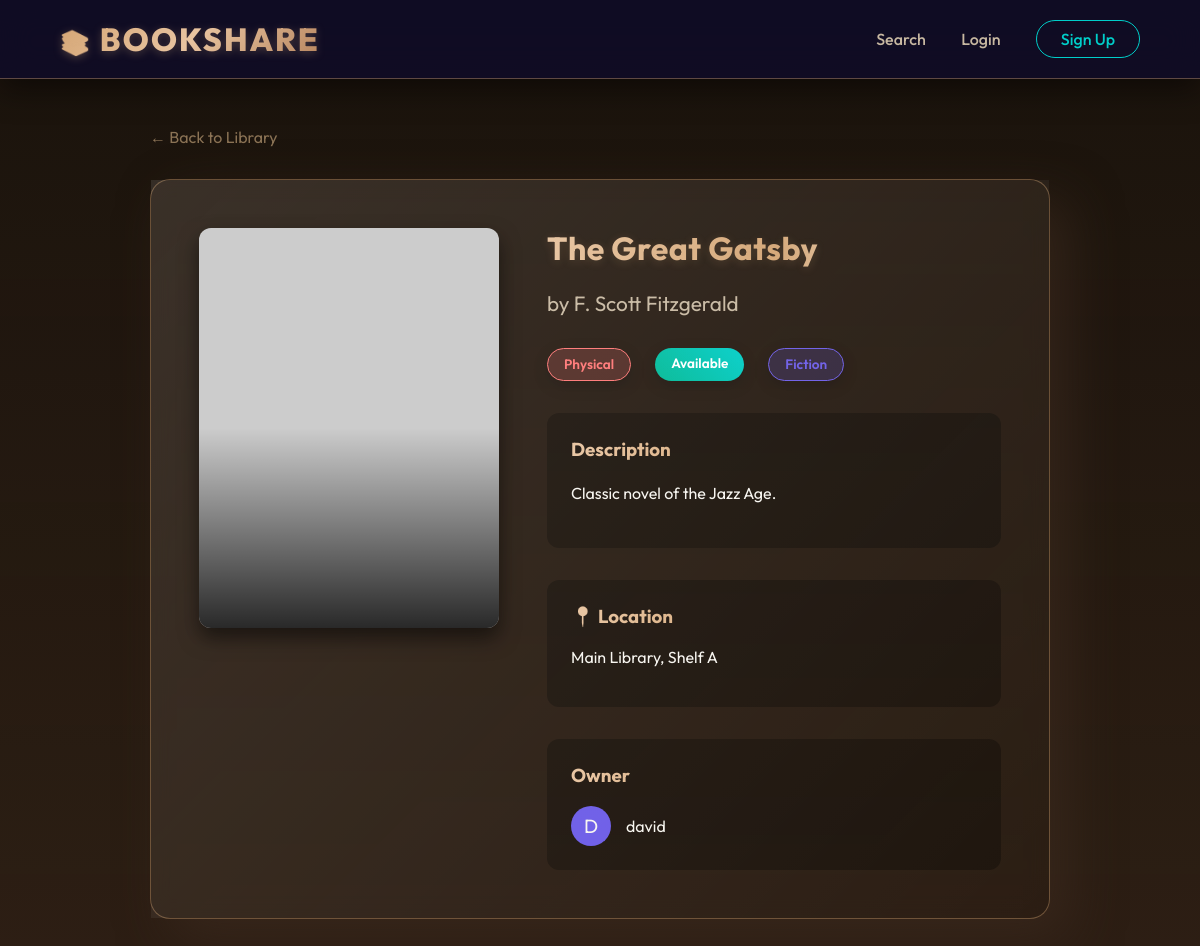
Before: /book/1 with the older database file.
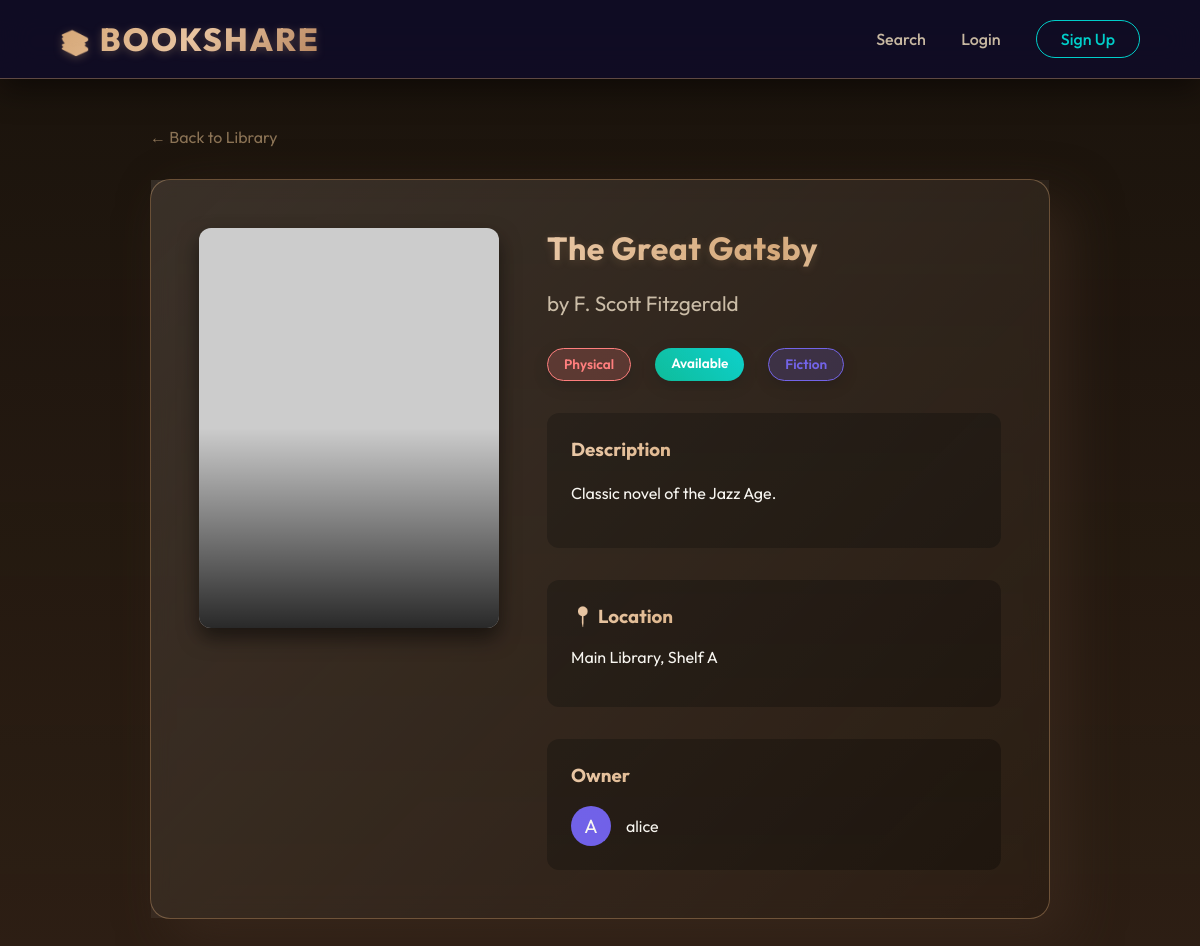
After: the same page with the newer database file.
### models.py (models this page shows, shortened)
class User(UserMixin, db.Model):
    id = db.Column(db.Integer, primary_key=True)
    username = db.Column(db.String(80), unique=True, nullable=False)
    email = db.Column(db.String(120), unique=True, nullable=False)
    password_hash = db.Column(db.String(128))
    role = db.Column(db.String(20), nullable=False, default='Member') # Member or Admin
    is_blocked = db.Column(db.Boolean, default=False)

### app.py (the view)
@app.route('/book/<int:id>')
def book_detail(id):
    book = Book.query.get_or_404(id)
    if book.is_deleted:
        flash('This book is no longer available.')
        return redirect(url_for('index'))
    user_has_liked = False
    if current_user.is_authenticated:
        from models import BookLike
        user_has_liked = BookLike.query.filter_by(user_id=current_user.id, book_id=id).first() is not None
    return render_template('book_detail.html', book=book, user_has_liked=user_has_liked)

### app.py (called while the page is built)
@app.context_processor
def inject_db_status():
    connected = False
    db_type = "SQLite"
    try:
        from sqlalchemy import text
        db.session.execute(text('SELECT 1'))
        connected = True
        uri = app.config.get('SQLALCHEMY_DATABASE_URI', '')
        if 'postgresql' in uri:
            db_type = "Postgres"
        elif '/tmp/' in uri:
            db_type = "SQLite (Temp)"
    except:
        connected = False
    return dict(db_connected=connected, db_type=db_type)

### templates/book_detail.html (shortened to what this page needs)
{% extends 'base.html' %}
{% block content %}
<div style="max-width: 900px; margin: 0 auto;">
    <a href="{{ url_for('index') }}"
        style="color: var(--secondary); text-decoration: none; display: inline-block; margin-bottom: 2rem;">
        ← Back to Library
    </a>
    <div class="card" style="padding: 3rem;">
        <div style="display: grid; grid-template-columns: 300px 1fr; gap: 3rem;">
            <div>
                <div class="book-cover"
                    style="background-image: url('https://picsum.photos/seed/{{ book.id }}/300/400'); height: 400px; margin-bottom: 1.5rem;">
                </div>
            </div>
            <div>
                <h1 style="margin-top: 0;">{{ book.title }}</h1>
                <p style="font-size: 1.3rem; color: var(--text-muted); margin-bottom: 2rem;">by {{ book.author }}</p>
                <div style="display: flex; gap: 1rem; margin-bottom: 2rem;">
                    <span class="badge {{ book.type|lower }}">{{ book.type }}</span>
                    <span class="badge {{ book.status|lower }}">{{ book.status }}</span>
                    <span class="badge"
                        style="background: rgba(108, 92, 231, 0.2); color: #6c5ce7; border: 1px solid #6c5ce7;">{{
                        book.category }}</span>
                </div>
                <div style="background: rgba(0,0,0,0.3); padding: 1.5rem; border-radius: 12px; margin-bottom: 2rem;">
                    <h3 style="margin-top: 0;">Description</h3>
                    <p style="line-height: 1.8;">{{ book.description or 'No description available.' }}</p>
                </div>
                {% if book.type == 'Physical' and book.location %}
                <div style="background: rgba(0,0,0,0.3); padding: 1.5rem; border-radius: 12px; margin-bottom: 2rem;">
                    <h3 style="margin-top: 0;">📍 Location</h3>
                    <p>{{ book.location }}</p>
                </div>
                {% endif %}
                <div style="background: rgba(0,0,0,0.3); padding: 1.5rem; border-radius: 12px;">
                    <h3 style="margin-top: 0;">Owner</h3>
                    <div style="display: flex; align-items: center;">
                        <div
                            style="width: 40px; height: 40px; border-radius: 50%; background: #6c5ce7; display: flex; align-items: center; justify-content: center; margin-right: 15px; font-size: 1.2rem;">
                            {{ book.owner.username[0]|upper }}
                        </div>
                        <span>{{ book.owner.username }}</span>
                    </div>
                </div>
            </div>
        </div>
    </div>
</div>
{% endblock %}

Changed rows visible on the page:
no longer on this page (row edited): User: owner "D", owner.username "david"
now on this page (row edited): User: owner "A", owner.username "alice"
